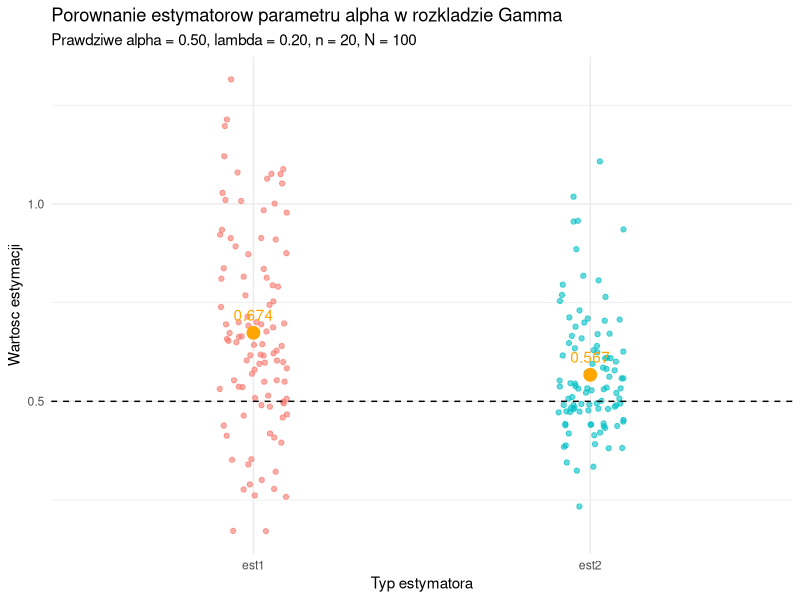

Write the R code that produced this figure.
library(stats4)
library(ggplot2)
library(dplyr)
library(tidyr)

alpha <- .5
lambda <- .2
n <- 20

ahat_mm <- function(x) mean(x)^2 / mean((x-mean(x))^2)
ahat_mle <- function(x) {
  fit <- mle(
    function(a, l) -sum(dgamma(x, shape=a, rate=l, log=TRUE)),
    start = list(a=1, l=1),
    method = "L-BFGS-B",
    lower = c(1e-6, 1e-6)
  )
  coef(fit)["a"]
}

experiment <- function(n, alpha=.5) {
  x <- rgamma(n, alpha, rate=lambda)
  return (c(ahat_mm(x), ahat_mle(x)))
}

N <- 100
replicate(N, experiment(20)) %>% t() %>%
  data.frame() -> results

colnames(results) <- paste0("est", 1:2)
results_long <- results %>%
  pivot_longer(cols=1:2, names_to="est", values_to="val")

summary_stats <- results_long %>%
  group_by(est) %>%
  summarise(mean=mean(val), sd=sd(val))

ggplot(results_long, aes(x=est, y=val, color=est)) +
  geom_jitter(width=0.1, alpha=0.6) +
  geom_hline(yintercept=alpha, linetype="dashed", color="black") +
  geom_point(data=summary_stats, aes(y=mean), color="orange", size=4) +
  geom_text(
    data = summary_stats,
    aes(y=mean, label=sprintf("%.3f", mean)),
    vjust=-1, color="orange"
  ) +
  theme_minimal() +
  labs(
    title = "Porownanie estymatorow parametru alpha w rozkladzie Gamma",
    subtitle = sprintf("Prawdziwe alpha = %.2f, lambda = %.2f, n = %d, N = %d", alpha, lambda, n, N),
    x = "Typ estymatora",
    y = "Wartosc estymacji"
  ) +
  theme(legend.position="none")


